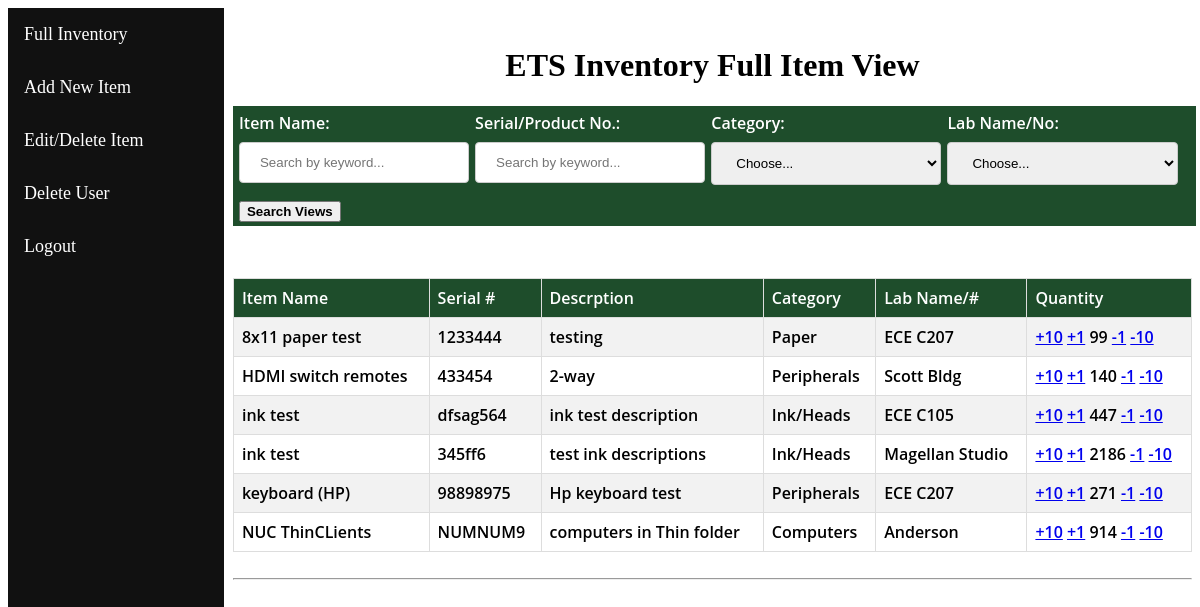
The app's page /inventory/ (signed in), older data.
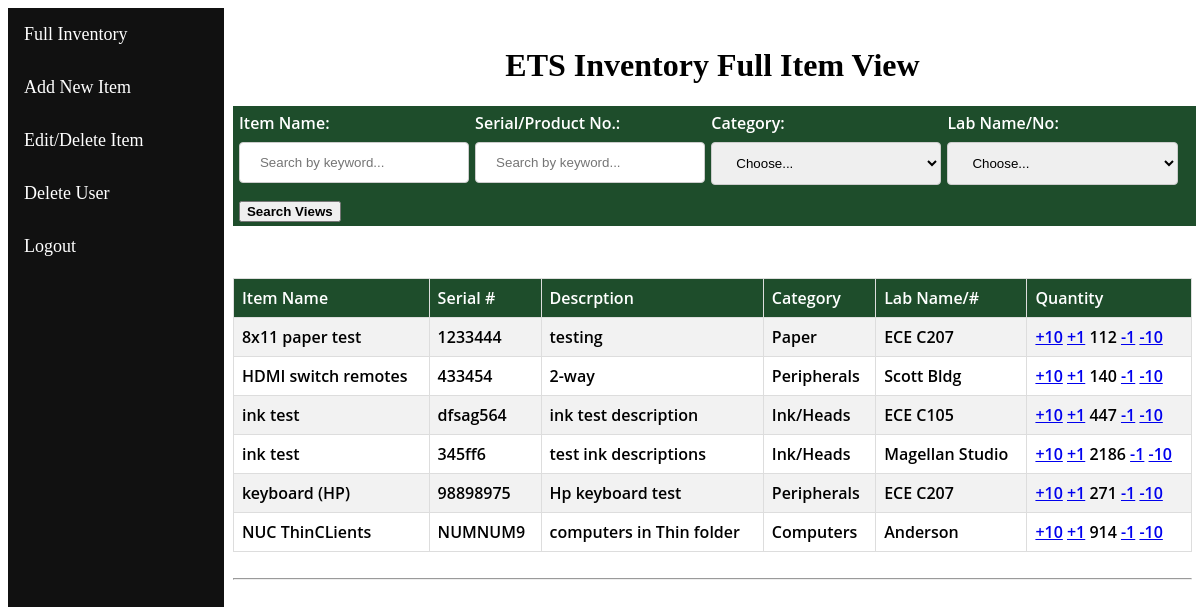
The same page, newer data.
### main/models.py (models this page shows, shortened)
class Inventory(models.Model):
	item_name = models.CharField(max_length=50, default='')
	ser_prod_no = models.CharField(max_length = 32)
	descript_inf = models.CharField(max_length = 200)
	category_inf = models.CharField(max_length = 200)
	lab_name_no = models.CharField(max_length = 200)
	quantity_of = models.PositiveIntegerField(default=1)
	class Meta:
		ordering = [Upper('item_name')]

### main/views.py (the view)
# urls.py: path("", views.inventorypage, name="inventorypage"),
@login_required
def inventorypage(request):
	f = Inventoryfilter(request.GET, queryset=Inventory.objects.all())
	return render(request, "inventorypage.html", {'f': f})

### main/templates/inventorypage.html (shortened to what this page needs)
{% extends "basedbapp.html" %}
{% block content %}
<br><h1>ETS Inventory Full Item View</h1>
	<form method="GET">
		<ul class="search">
			<li class="search">
				<label for="item_name" class="form-label">Item Name:</label>
				<input type="text" class="form-control" id="item_name" name="item_name" placeholder="Search by keyword...">
			</li>
			<li class="search">
				<label for="ser_prod_no" class="form-label">Serial/Product No.:</label>
				<input type="text" class="form-control" id="ser_prod_no" name="ser_prod_no" placeholder="Search by keyword...">
			</li>
			<li class="search">
				<label for="category_inf" class="form-label">Category:</label>
				<select id="category_inf" name="category_inf" class="form-select" required>
					<option disabled="True" selected>Choose...</option>
				</select>
			</li>
			<li class="search">
				<label for="lab_name_no" class="form-label">Lab Name/No:</label>
				<select id="lab_name_no" name="lab_name_no" class="form-select" required>
					<option disabled="True" selected>Choose...</option>
				</select>
			</li>
			<li class="search">
				<input class="btn btn-primary" type="submit" style="font-weight: bold;" value="Search Views">
			</li>
		</ul><br><br>
		<table class="myt" id="myt">
			<tr>
				<th>Item Name</th>
				<th>Serial #</th>
				<th>Descrption</th>
				<th>Category</th>
				<th>Lab Name/#</th>
				<th>Quantity</th>
			</tr>
			{% for self in f.qs %}
			<tr>
				<td>{{self.item_name}}</td>
				<td>{{self.ser_prod_no}}</td>
				<td>{{self.descript_inf}}</td>
				<td>{{self.category_inf}}</td>
				<td>{{self.lab_name_no}}</td>
				<td>
					<a href="{% url 'main:increment10' self.id %}">+10</a>
					<a href="{% url 'main:increment' self.id %}">+1</a>
					{{self.quantity_of}}
					<a href="{% url 'main:decrement' self.id %}">-1</a>
					<a href="{% url 'main:decrement10' self.id %}">-10</a>
				</td>
			</tr>
			{% endfor %}
		</table><br><hr><br>
	</form>
{% endblock content %}

Row changes from the older to the newer data that the page shows:
changed Inventory "8x11 paper test": quantity_of "99" → "112"
